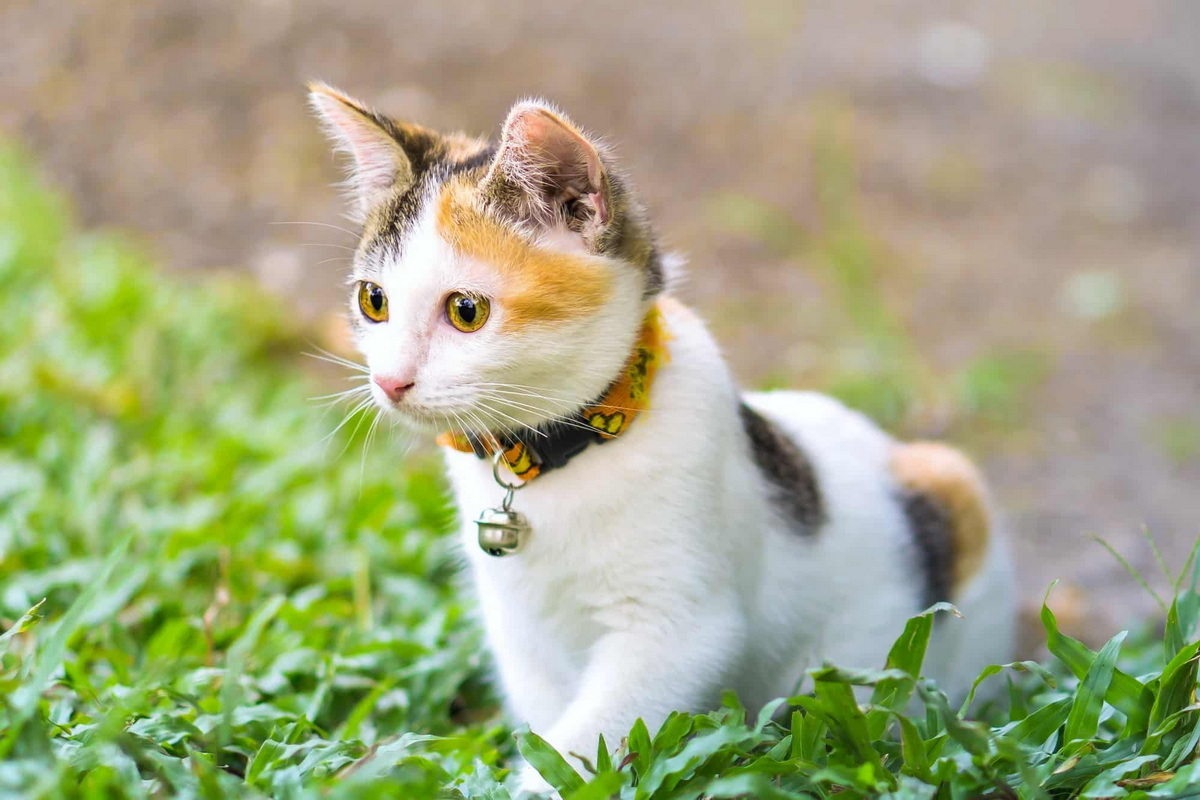
#> input picture KNN/dataset/cat/002.jpg, 1200 x 800 px, found by its file name; its folder holds only this picture in this run
$ python knn_image_classifier.py
#> lines starting #> are read from the running program, lines starting #| are printed output that depends on the picture
import os
import cv2
import numpy as np
from tqdm import tqdm
from sklearn.cluster import MiniBatchKMeans
from sklearn.neighbors import KNeighborsClassifier
from sklearn.preprocessing import StandardScaler
from sklearn.model_selection import train_test_split
from sklearn.metrics import classification_report, confusion_matrix
from sklearn.pipeline import make_pipeline
import matplotlib.pyplot as plt
import seaborn as sns

DATASET_PATH = r"C:\vs code\hoctap\hoc\KNN\dataset"

def load_images_from_folder(folder):
#> called with folder = 'C:\\vs code\\hoctap\\hoc\\KNN\\dataset'
    images, labels = [], []
    class_names = sorted(os.listdir(folder))
    for label, class_name in enumerate(class_names):
        class_path = os.path.join(folder, class_name)
        if not os.path.isdir(class_path): continue
        for filename in os.listdir(class_path):
            img = cv2.imread(os.path.join(class_path, filename), cv2.IMREAD_GRAYSCALE)
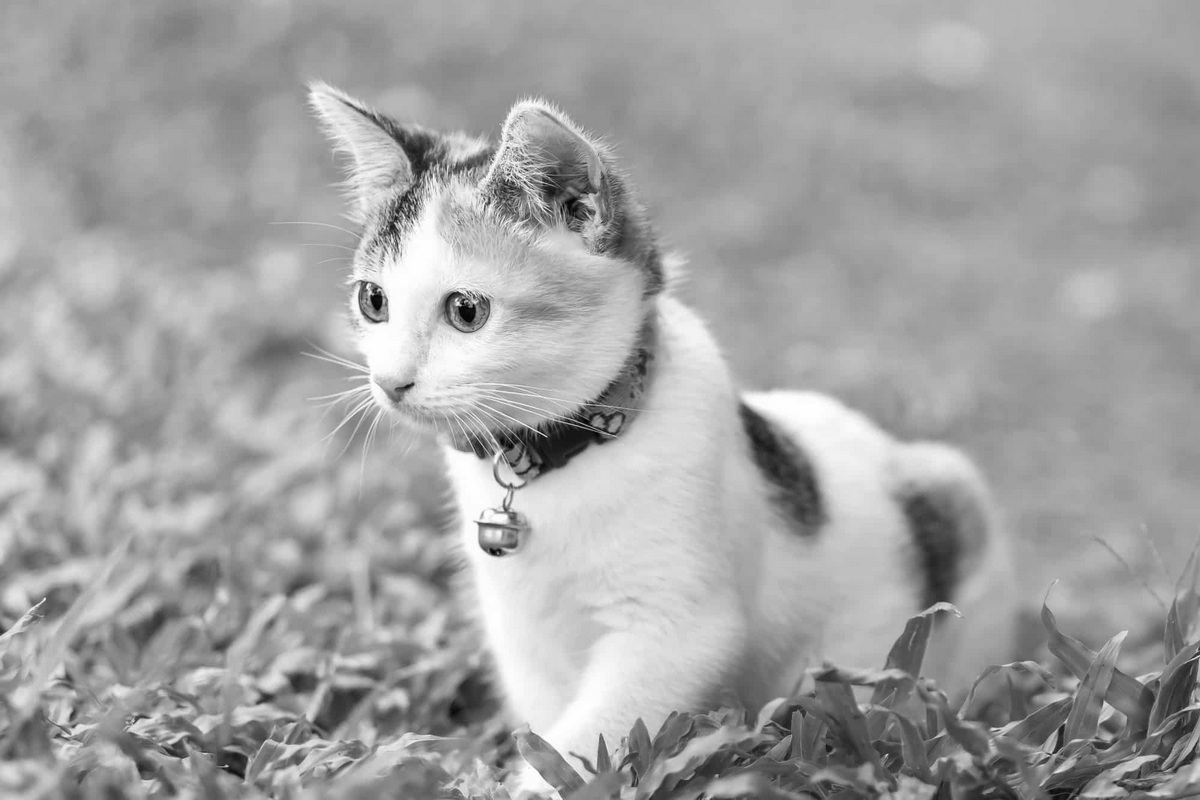
#> img: shape (800, 1200); min 0, max 255, mean 162
            if img is not None:
                images.append(img)
                labels.append(label)
#> pass 2 of the loop in load_images_from_folder, `for label, class_name in enumerate(class_names):`:
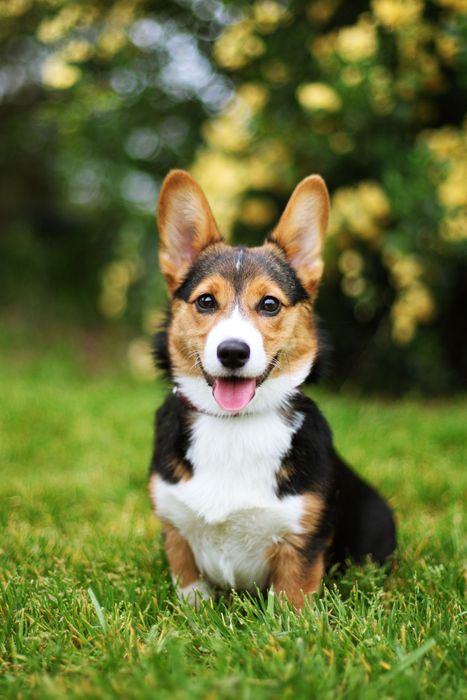
#> input picture KNN/dataset/dog/001.jpg, 467 x 700 px, found by its file name
#> in load_images_from_folder, `img = cv2.imread(os.path.join(class_path, filename), cv2.IMREAD_GRAYSC..`:
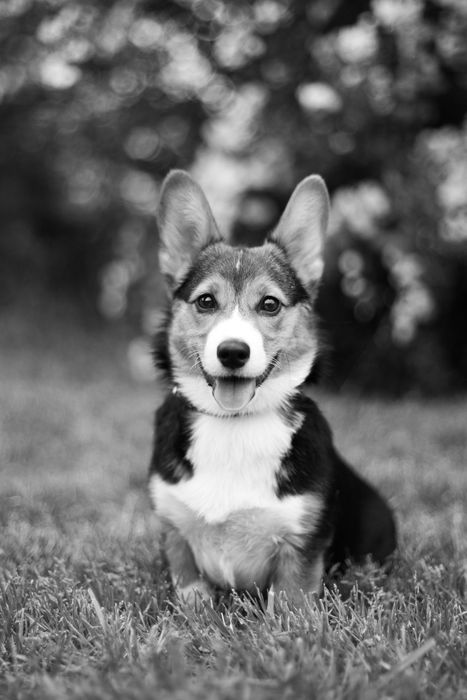
#> img: shape (700, 467); min 0, max 255, mean 105.1
    return images, labels, class_names

def extract_sift_features(images):
    sift = cv2.SIFT_create()
    descriptors_list = []
    for img in images:
        _, descriptors = sift.detectAndCompute(img, None)
        descriptors_list.append(descriptors if descriptors is not None else np.array([]))
    return descriptors_list

def build_bovw_histogram(descriptors, kmeans, k):
    hist = np.zeros(k)
    if descriptors is not None and len(descriptors) > 0:
        words = kmeans.predict(descriptors)
        for w in words:
            hist[w] += 1
    return hist

if __name__ == "__main__":
    # 1. Load ảnh và nhãn
    images, labels, class_names = load_images_from_folder(DATASET_PATH)
#> images = 2 items; labels = [0, 1]; class_names = ['cat', 'dog']
    print(f"Tải {len(images)} ảnh từ {len(class_names)} lớp:", class_names)
#| Tải 2 ảnh từ 2 lớp: ['cat', 'dog']

    # 2. Trích xuất SIFT
    descriptors_list = extract_sift_features(images)
#> the loop in extract_sift_features, `for img in images:` made 2 passes
#> after the loop in extract_sift_features, `for img in images:`: descriptors_list = 2 items
#> descriptors_list = 2 items

    # 3. Gom descriptor để tạo codebook
    all_descriptors = np.vstack([d for d in descriptors_list if d is not None and len(d) > 0])
    k = 100
    kmeans = MiniBatchKMeans(n_clusters=k, batch_size=k*20, random_state=42)
    kmeans.fit(all_descriptors)
    print(f"Đã tạo codebook với {k} visual words")

    # 4. Tạo histogram BoVW
    X_features = np.array([build_bovw_histogram(d, kmeans, k) for d in tqdm(descriptors_list, desc="Tạo BoVW vector")])
#> in build_bovw_histogram, `hist = np.zeros(k)`: hist = 100 values from 0 to 0
#> in build_bovw_histogram, `words = kmeans.predict(descriptors)`: words = 2074 values, max 99 at index 126, min 0 at index 18, mean 49.68
#> the loop in build_bovw_histogram, `for w in words:` made 2074 passes
#> w on passes 1 to 3: 66, 90, 98
#> after the loop in build_bovw_histogram, `for w in words:`: hist = 100 values, max 51 at index 47, min 2 at index 26, mean 20.74
#> the loop in build_bovw_histogram (call 2), `for w in words:` made 1712 passes
#> w on passes 1 to 3: 8, 93, 87
    y_labels = np.array(labels)
#> y_labels = [0, 1]

    # 5. Chia train/test
    X_train, X_test, y_train, y_test = train_test_split(X_features, y_labels, test_size=0.3, random_state=42)
#> y_train = [0]; y_test = [1]

    # 6. Huấn luyện K-NN
    knn = make_pipeline(StandardScaler(), KNeighborsClassifier(n_neighbors=3))
    knn.fit(X_train, y_train)

    # 7. Dự đoán & đánh giá
#> (the run stopped early here; a loop or call above may not have finished)
